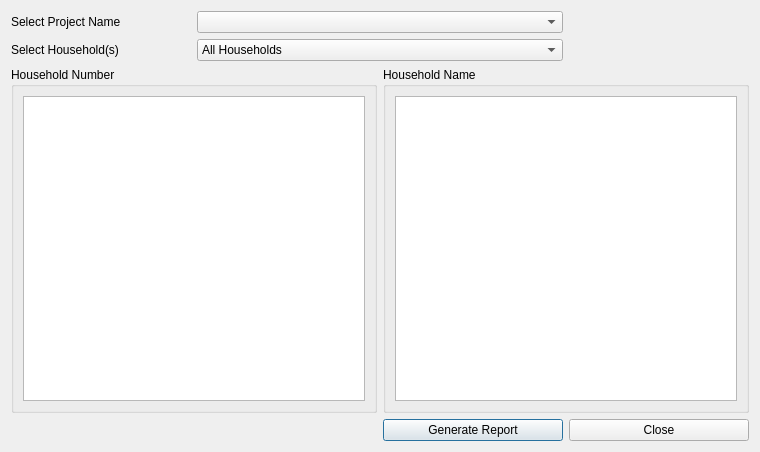
<?xml version="1.0" encoding="UTF-8"?>
<ui version="4.0">
 <class>HouseholdBudget</class>
 <widget class="QDialog" name="HouseholdBudget">
  <property name="geometry">
   <rect>
    <x>0</x>
    <y>0</y>
    <width>760</width>
    <height>452</height>
   </rect>
  </property>
  <property name="minimumSize">
   <size>
    <width>596</width>
    <height>399</height>
   </size>
  </property>
  <property name="windowTitle">
   <string>Report Households by Characteristics</string>
  </property>
  <layout class="QGridLayout" name="gridLayout">
   <item row="0" column="0">
    <widget class="QLabel" name="label">
     <property name="text">
      <string>Select Project Name</string>
     </property>
     <property name="buddy">
      <cstring>cmbProjectNames</cstring>
     </property>
    </widget>
   </item>
   <item row="0" column="1" colspan="2">
    <widget class="QComboBox" name="cmbProjectNames"/>
   </item>
   <item row="1" column="0">
    <widget class="QLabel" name="label_2">
     <property name="text">
      <string>Select Household(s)</string>
     </property>
     <property name="buddy">
      <cstring>cmbHouseholds</cstring>
     </property>
    </widget>
   </item>
   <item row="1" column="1" colspan="2">
    <widget class="QComboBox" name="cmbHouseholds">
     <item>
      <property name="text">
       <string>All Households</string>
      </property>
     </item>
     <item>
      <property name="text">
       <string>Select Particular Households</string>
      </property>
     </item>
    </widget>
   </item>
   <item row="2" column="0" rowspan="2" colspan="2">
    <widget class="QGroupBox" name="groupBox">
     <property name="title">
      <string>Household Number</string>
     </property>
     <layout class="QVBoxLayout" name="verticalLayout_6">
      <item>
       <widget class="QListView" name="listViewHNumbers">
        <property name="alternatingRowColors">
         <bool>true</bool>
        </property>
        <property name="selectionMode">
         <enum>QAbstractItemView::MultiSelection</enum>
        </property>
       </widget>
      </item>
     </layout>
    </widget>
   </item>
   <item row="2" column="2" rowspan="2" colspan="2">
    <widget class="QGroupBox" name="groupBox_2">
     <property name="title">
      <string>Household Name</string>
     </property>
     <layout class="QVBoxLayout" name="verticalLayout_5">
      <item>
       <widget class="QListView" name="listViewHNames">
        <property name="alternatingRowColors">
         <bool>true</bool>
        </property>
        <property name="selectionMode">
         <enum>QAbstractItemView::MultiSelection</enum>
        </property>
       </widget>
      </item>
     </layout>
    </widget>
   </item>
   <item row="4" column="2">
    <widget class="QPushButton" name="cmdGenerateReport">
     <property name="text">
      <string>Generate Report</string>
     </property>
    </widget>
   </item>
   <item row="4" column="3">
    <widget class="QPushButton" name="cmdClose">
     <property name="text">
      <string>Close</string>
     </property>
    </widget>
   </item>
  </layout>
 </widget>
 <tabstops>
  <tabstop>cmbProjectNames</tabstop>
  <tabstop>cmbHouseholds</tabstop>
  <tabstop>listViewHNumbers</tabstop>
  <tabstop>listViewHNames</tabstop>
 </tabstops>
 <resources/>
 <connections>
  <connection>
   <sender>cmdClose</sender>
   <signal>clicked()</signal>
   <receiver>HouseholdBudget</receiver>
   <slot>mdiClose()</slot>
   <hints>
    <hint type="sourcelabel">
     <x>700</x>
     <y>419</y>
    </hint>
    <hint type="destinationlabel">
     <x>543</x>
     <y>340</y>
    </hint>
   </hints>
  </connection>
  <connection>
   <sender>cmdGenerateReport</sender>
   <signal>clicked()</signal>
   <receiver>HouseholdBudget</receiver>
   <slot>writeSpreadsheet()</slot>
   <hints>
    <hint type="sourcelabel">
     <x>458</x>
     <y>419</y>
    </hint>
    <hint type="destinationlabel">
     <x>450</x>
     <y>325</y>
    </hint>
   </hints>
  </connection>
  <connection>
   <sender>cmbProjectNames</sender>
   <signal>currentIndexChanged(int)</signal>
   <receiver>HouseholdBudget</receiver>
   <slot>getHouseholds()</slot>
   <hints>
    <hint type="sourcelabel">
     <x>413</x>
     <y>26</y>
    </hint>
    <hint type="destinationlabel">
     <x>415</x>
     <y>60</y>
    </hint>
   </hints>
  </connection>
 </connections>
 <slots>
  <slot>mdiClose()</slot>
  <slot>getReportData()</slot>
  <slot>writeSpreadsheet()</slot>
  <slot>getHouseholds()</slot>
 </slots>
</ui>
